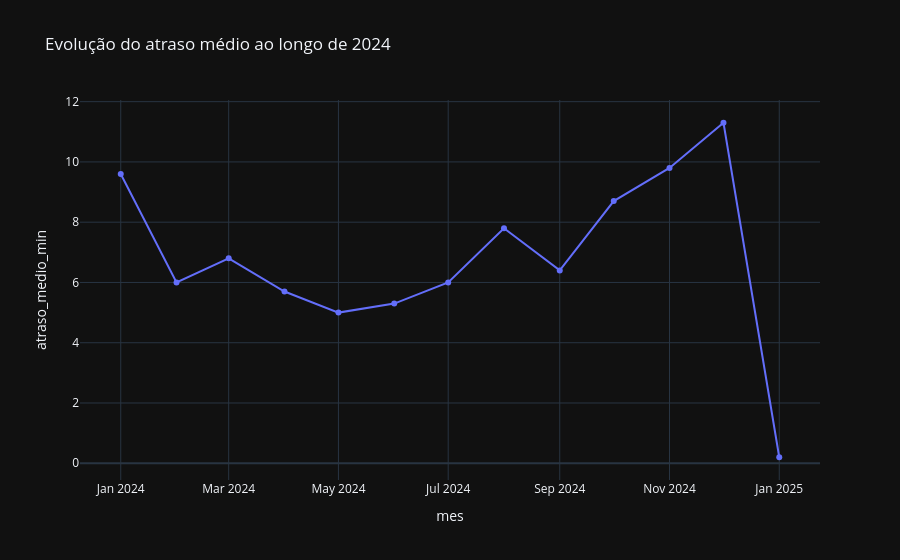

The notebook cell this image was saved under:
### Code cell
fig2 = px.line(
    df_mes, x="mes", y="atraso_medio_min",
    title="Evolução do atraso médio ao longo de 2024",
    markers=True
)
fig2.show()

### Figure 1 — Plotly figure (JSON) as saved in the notebook; plotly's stock layout.template omitted (floating-point values rounded to 4 significant figures)
{"data": [{"hovertemplate": "mes=%{x}<br>atraso_medio_min=%{y}<extra></extra>", "legendgroup": "", "line": {"color": "#636efa", "dash": "solid"}, "marker": {"symbol": "circle"}, "mode": "lines+markers", "name": "", "orientation": "v", "showlegend": false, "x": [null, "2024-01", "2024-02", "2024-03", "2024-04", "2024-05", "2024-06", "2024-07", "2024-08", "2024-09", "2024-10", "2024-11", "2024-12", "2025-01"], "xaxis": "x", "y": [NaN, 9.6, 6.0, 6.8, 5.7, 5.0, 5.3, 6.0, 7.8, 6.4, 8.7, 9.8, 11.3, 0.2], "yaxis": "y", "type": "scatter"}], "layout": {"xaxis": {"anchor": "y", "domain": [0.0, 1.0], "title": {"text": "mes"}}, "yaxis": {"anchor": "x", "domain": [0.0, 1.0], "title": {"text": "atraso_medio_min"}}, "legend": {"tracegroupgap": 0}, "title": {"text": "Evolução do atraso médio ao longo de 2024"}}}
